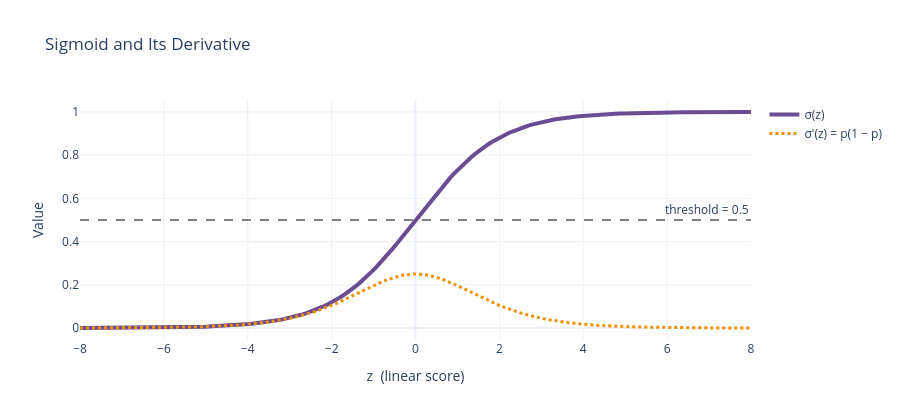

The cell this chart's notebook holds for it:
### Markdown cell above
**Reading the chart below**  
- **Purple S-curve**: sigmoid output for each `z`  
- **Orange curve**: its derivative $p(1-p)$. It peaks at **0.25** when $z = 0$, where the model is least sure, and is near 0 at the ends  
- **Dashed line**: the 0.5 **decision threshold**

### Code cell
z = np.linspace(-8, 8, 200)
p = sigmoid(z)
fig = go.Figure()
fig.add_trace(go.Scatter(x=z, y=p, mode="lines", name="σ(z)", line=dict(color=CURVE_COLOR, width=4)))
fig.add_trace(go.Scatter(x=z, y=p * (1 - p), mode="lines", name="σ'(z) = p(1 − p)",
                         line=dict(color="#F18F01", width=3, dash="dot")))
fig.add_hline(y=0.5, line_dash="dash", line_color="gray", annotation_text="threshold = 0.5")
fig.update_layout(title="Sigmoid and Its Derivative", template="plotly_white",
                  xaxis_title="z  (linear score)", yaxis_title="Value", height=420)
fig.show()

### Figure 1 — Plotly figure (JSON) as saved in the notebook; plotly's stock layout.template omitted (floating-point values rounded to 4 significant figures; data arrays with more than 128 entries replaced by an {"elided": "..."} marker saying what was removed)
{"data": [{"line": {"color": "#6A4C93", "width": 4}, "mode": "lines", "name": "σ(z)", "type": "scatter", "x": {"elided": "200 float values"}, "y": {"elided": "200 float values"}}, {"line": {"color": "#F18F01", "dash": "dot", "width": 3}, "mode": "lines", "name": "σ'(z) = p(1 − p)", "type": "scatter", "x": {"elided": "200 float values"}, "y": {"elided": "200 float values"}}], "layout": {"annotations": [{"showarrow": false, "text": "threshold = 0.5", "x": 1, "xanchor": "right", "xref": "x domain", "y": 0.5, "yanchor": "bottom", "yref": "y"}], "height": 420, "shapes": [{"line": {"color": "gray", "dash": "dash"}, "type": "line", "x0": 0, "x1": 1, "xref": "x domain", "y0": 0.5, "y1": 0.5, "yref": "y"}], "title": {"text": "Sigmoid and Its Derivative"}, "xaxis": {"title": {"text": "z  (linear score)"}}, "yaxis": {"title": {"text": "Value"}}}}
